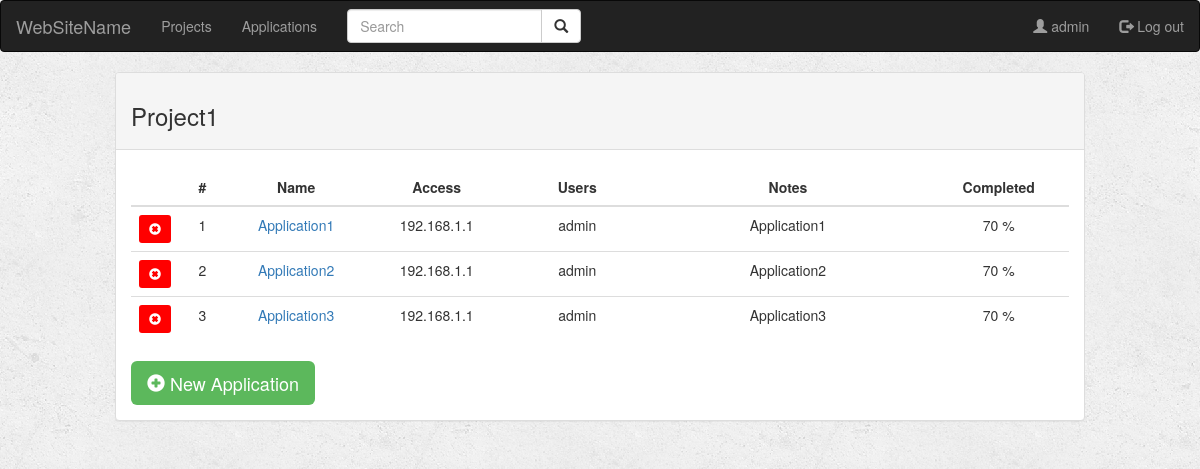
The page /project/1/ (signed in) on the database its author committed.
### project/models.py (models this page shows, shortened)
class Project(models.Model):
    user = models.ForeignKey(
        User, default=1, on_delete=models.SET_DEFAULT, related_name='user')
    name = models.CharField(max_length=100)
    situation = models.CharField(max_length=10)

class Application(models.Model):
    project = models.ForeignKey(
        Project, on_delete=models.CASCADE, related_name='project')
    name = models.CharField(max_length=100)
    access = models.CharField(max_length=100)
    username = models.CharField(max_length=30)
    notes = models.TextField(max_length=1000)
    checklist = models.CharField(max_length=100)
    reported = models.CharField(max_length=100)

### project/views.py (the view)
def project_detail(request, project_id):
    if not request.user.is_authenticated:  # Does user log in?
        return render(request, 'project/login.html')
    else:
        project = get_object_or_404(Project, pk=project_id)
        applications = Application.objects.all().filter(project_id=project.id)
        return render(request, 'project/project_detail.html', {'project': project, 'applications': applications})

### project/templates/project/project_detail.html (shortened to what this page needs)
{% extends 'project/base.html' %}
{% block body %}
<div class="container-fluid">
  <div class="row">
    <div class="col-sm-10 col-sm-offset-1">
      <div class="panel panel-default">
        <div class="panel-heading">
          <h3>{{project.name}}</h3>
        </div>
        <div class="panel-body">
          <div class="table-responsive-sm">
            <table class="table table-hover">
              <thead>
                <tr>
                  <div class="col-sm-1">
                    <th style="width:5%; text-align: center"></th>
                  </div>
                  <div class="col-sm-1">
                    <th style="width:5%; text-align: center">#</th>
                  </div>
                  <div class="col-sm-2">
                    <th style="width:15%; text-align: center">Name</th>
                  </div>
                  <div class="col-sm-2">
                    <th style="width:15%; text-align: center">Access</th>
                  </div>
                  <div class="col-sm-1">
                    <th style="width:15%; text-align: center">Users</th>
                  </div>
                  <div class="col-sm-2">
                    <th style="width:30%; text-align: center">Notes</th>
                  </div>
                  <div class="col-sm-1">
                    <th style="width:15%; text-align: center">Completed</th>
                  </div>
                </tr>
              </thead>
              <tbody>
                {% for application in applications %}
                <tr>
                  <div class="col-sm-1">
                    <td style="width:5%; text-align: center">
                      <a href="{% url 'project:delete_application' project.id application.id %}"
                        class="btn btn-danger btn-sm" style="background-color: red; border: none">
                        <span class="glyphicon glyphicon-remove-sign" style="background-color: red"></span>
                      </a>
                    </td>
                  </div>
                  <div class="col-sm-1">
                    <td style="width:5%; text-align: center">{{forloop.counter}}</td>
                  </div>
                  <div class="col-sm-2">
                    <td style="width:15%; text-align: center">
                      <a href="{% url 'project:application_detail' project.id application.id %}">
                        {{application.name}}
                      </a>
                    </td>
                  </div>
                  <div class="col-sm-2">
                    <td style="width:15%; text-align: center">{{application.access}}</td>
                  </div>
                  <div class="col-sm-1">
                    <td style="width:15%; text-align: center">{{application.username}}</td>
                  </div>
                  <div class="col-sm-2">
                    <td style="width:30%; text-align: center">{{application.notes}}</td>
                  </div>
                  <div class="col-sm-1">
                    <td style="width:15%; text-align: center">70 %</td>
                  </div>
                </tr>
                {% endfor %}
              </tbody>
            </table>
          </div>
          <div>
            <a href="{% url 'project:create_application' project.id %}" class="btn btn-success btn-lg"
              style="border:none">
              <span class="glyphicon glyphicon-plus-sign"></span> New Application
            </a>
          </div>
        </div>
      </div>
    </div>
  </div>
</div>
{% endblock %}

### project/templates/project/base.html (shortened to what this page needs)
<!DOCTYPE html>
<html lang="en" dir="ltr">
<head>
  {% load staticfiles %}
  <link rel="stylesheet" href="https://maxcdn.bootstrapcdn.com/bootstrap/3.3.6/css/bootstrap.min.css">
  <link rel="stylesheet" type="text/css" href="{% static 'project/style.css' %}" />
</head>
<body>
  <nav class="navbar navbar-inverse">
    <div class="container-fluid">
      <div class="navbar-header">
        <a class="navbar-brand" href="{% url 'project:index' %}">WebSiteName</a>
      </div>
      <ul class="nav navbar-nav">
        <li class="{% block projects_active %}{% endblock %}"><a href="{% url 'project:projects' %}">Projects</a></li>
        <li class="{% block applications_active %}{% endblock %}"><a
            href="{% url 'project:applications' %}">Applications</a></li>
      </ul>
      <form class="navbar-form navbar-left" role="search" method="get" action="{% url 'project:index' %}">
        <div class="input-group">
          <input type="text" class="form-control" placeholder="Search" name="q" value="{{ request.GET.q }}">
          <div class="input-group-btn">
            <button class="btn btn-default" type="submit">
              <i class="glyphicon glyphicon-search"></i>
            </button>
          </div>
        </div>
      </form>
      <ul class="nav navbar-nav navbar-right">
        <li class="{% block user_active %}{% endblock %}"><a href="#">
            <span class="glyphicon glyphicon-user"></span> {{user.username}}</a>
        </li>
        <li class="{% block logout_active %}{% endblock %}"><a href="{% url 'project:logout_user' %}">
            <span class="glyphicon glyphicon-log-out"></span> Log out</a>
        </li>
      </ul>
    </div>
  </nav>
  {% block body %}
  {% endblock %}
</body>
</html>

### project/static/project/style.css (style rules this page uses)
body { background: white url("images/background.png"); }

### rows shown on the page
Project: name "Project1"
Application: name "Application1", access "192.168.1.1", username "admin", notes "Application1"
Application: name "Application2", access "192.168.1.1", username "admin", notes "Application2"
Application: name "Application3", access "192.168.1.1", username "admin", notes "Application3"

### other values the page prints
{{ user.username }} "admin"
